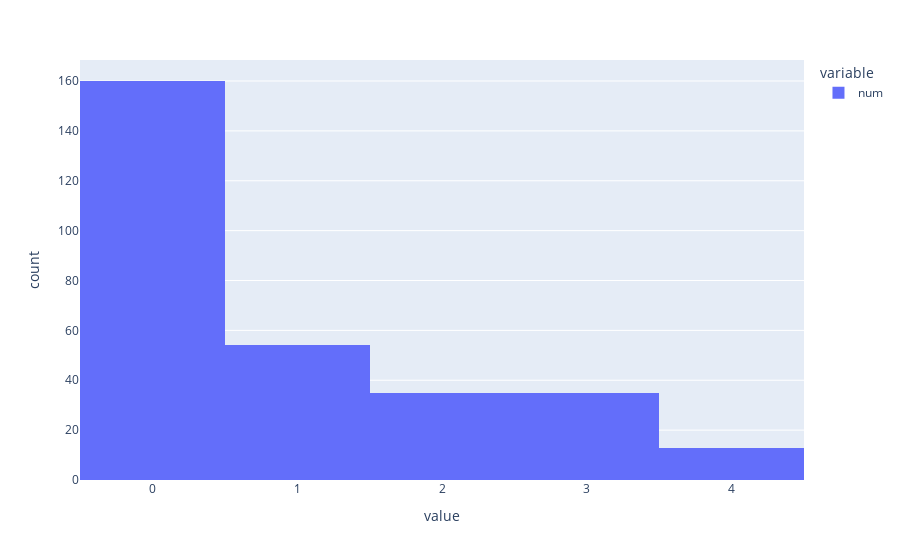

Source (notebook cell):
### Code cell
fig = px.histogram(data_frame=y)
fig.show()

### Figure 1 — Plotly figure (JSON) as saved in the notebook; plotly's stock layout.template omitted (floating-point values rounded to 4 significant figures; data arrays with more than 128 entries replaced by an {"elided": "..."} marker saying what was removed)
{"data": [{"alignmentgroup": "True", "bingroup": "x", "hovertemplate": "variable=num<br>value=%{x}<br>count=%{y}<extra></extra>", "legendgroup": "num", "marker": {"color": "#636efa", "pattern": {"shape": ""}}, "name": "num", "offsetgroup": "num", "orientation": "v", "showlegend": true, "type": "histogram", "x": {"elided": "297 int values"}, "xaxis": "x", "yaxis": "y"}], "layout": {"barmode": "relative", "legend": {"title": {"text": "variable"}, "tracegroupgap": 0}, "margin": {"t": 60}, "xaxis": {"anchor": "y", "domain": [0, 1], "title": {"text": "value"}}, "yaxis": {"anchor": "x", "domain": [0, 1], "title": {"text": "count"}}}}
